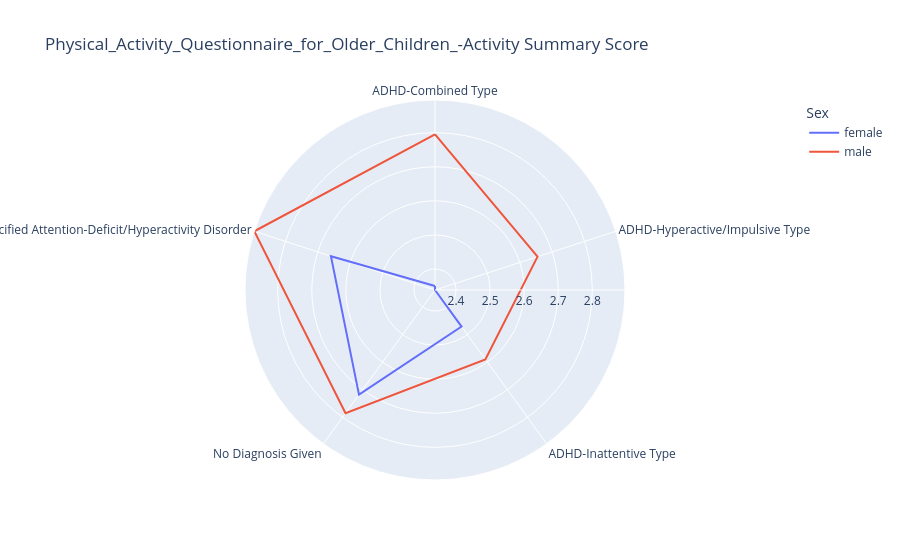
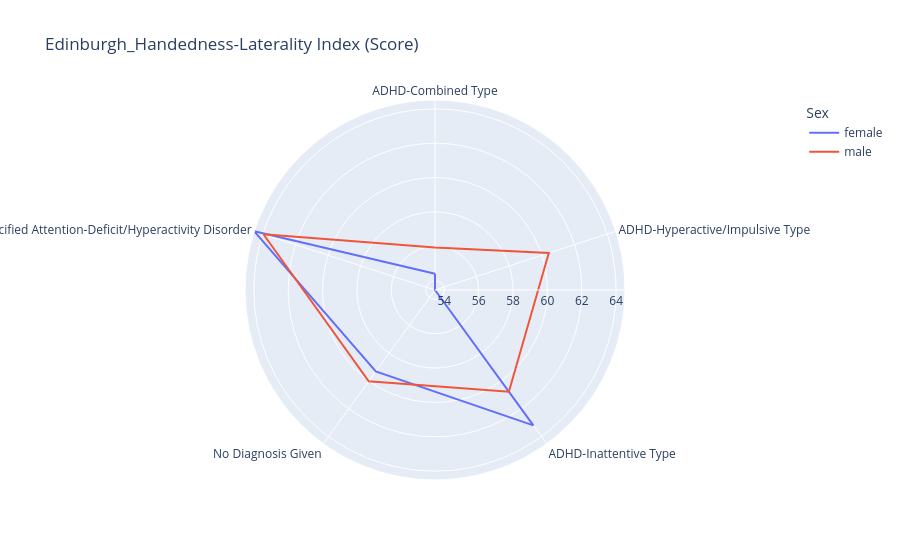
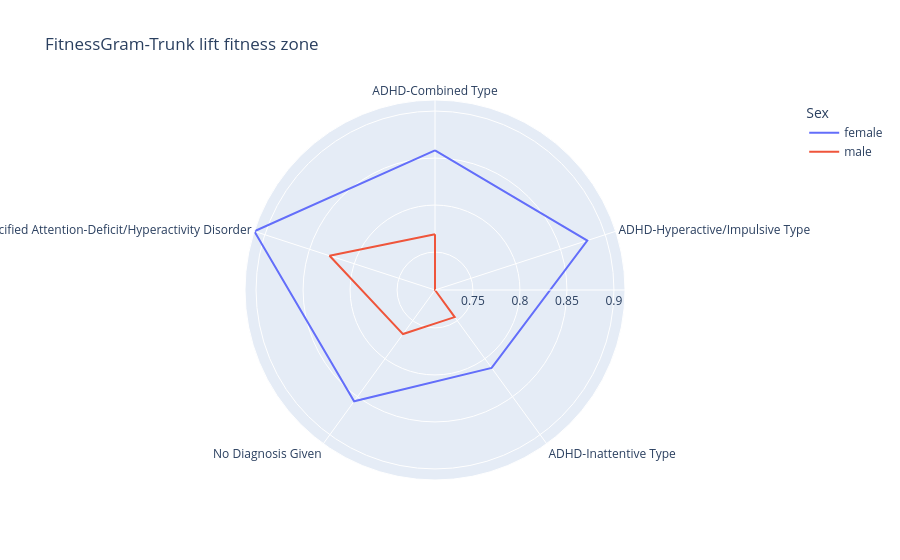
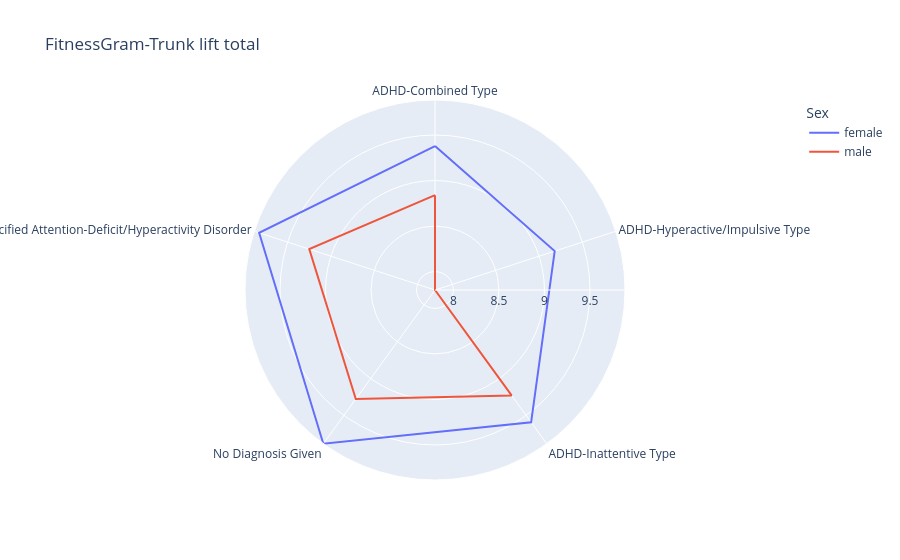

The cell these charts' notebook holds for them, in order:
### Markdown cell above
## Physical Fitness and Status

### Code cell
df = get_data(domain='Physical_Fitness_and_Status')

#for name, group in df.groupby(['Question']):
    
 #   measure = group['measure'].unique()[0]
    
  #  fig = sns.barplot(data=group, x='Question', y='Scores', hue='DX_01')
  #  plt.legend(loc='center left', bbox_to_anchor=(1, 0.5))
   # plt.xticks([]);
   # plt.xlabel('')
   # plt.title(f'{measure}-{name}')
   # plt.show()

for name, group in df.groupby(['Question']):
    
    measure = group['measure'].unique()[0]

    tmp = group.groupby(['DX_01', 'Sex']).mean().reset_index()

    fig = px.line_polar(tmp, r="Scores", 
                        theta="DX_01", 
                        color="Sex", 
                        line_close=True, 
                        title=f'{measure}-{name}',
                        range_r=[tmp['Scores'].min(), tmp['Scores'].max()]
                       ) 
    fig.show()

### Figure 1 — Plotly figure (JSON) as saved in the notebook; plotly's stock layout.template omitted (floating-point values rounded to 4 significant figures)
{"data": [{"hovertemplate": "Sex=female<br>Scores=%{r}<br>DX_01=%{theta}<extra></extra>", "legendgroup": "female", "line": {"color": "#636efa", "dash": "solid"}, "marker": {"symbol": "circle"}, "mode": "lines", "name": "female", "r": [2.35, 2.338, 2.471, 2.718, 2.659, 2.35], "showlegend": true, "subplot": "polar", "theta": ["ADHD-Combined Type", "ADHD-Hyperactive/Impulsive Type", "ADHD-Inattentive Type", "No Diagnosis Given", "Other Specified Attention-Deficit/Hyperactivity Disorder", "ADHD-Combined Type"], "type": "scatterpolar"}, {"hovertemplate": "Sex=male<br>Scores=%{r}<br>DX_01=%{theta}<extra></extra>", "legendgroup": "male", "line": {"color": "#EF553B", "dash": "solid"}, "marker": {"symbol": "circle"}, "mode": "lines", "name": "male", "r": [2.795, 2.655, 2.59, 2.785, 2.896, 2.795], "showlegend": true, "subplot": "polar", "theta": ["ADHD-Combined Type", "ADHD-Hyperactive/Impulsive Type", "ADHD-Inattentive Type", "No Diagnosis Given", "Other Specified Attention-Deficit/Hyperactivity Disorder", "ADHD-Combined Type"], "type": "scatterpolar"}], "layout": {"legend": {"title": {"text": "Sex"}, "tracegroupgap": 0}, "polar": {"angularaxis": {"direction": "clockwise", "rotation": 90}, "domain": {"x": [0, 1], "y": [0, 1]}, "radialaxis": {"range": [2.338, 2.896]}}, "title": {"text": "Physical_Activity_Questionnaire_for_Older_Children_-Activity Summary Score"}}}

### Figure 2 — Plotly figure (JSON) as saved in the notebook; plotly's stock layout.template omitted (floating-point values rounded to 4 significant figures)
{"data": [{"hovertemplate": "Sex=female<br>Scores=%{r}<br>DX_01=%{theta}<extra></extra>", "legendgroup": "female", "line": {"color": "#636efa", "dash": "solid"}, "marker": {"symbol": "circle"}, "mode": "lines", "name": "female", "r": [54.4, 53.46, 63.19, 59.32, 64.52, 54.4], "showlegend": true, "subplot": "polar", "theta": ["ADHD-Combined Type", "ADHD-Hyperactive/Impulsive Type", "ADHD-Inattentive Type", "No Diagnosis Given", "Other Specified Attention-Deficit/Hyperactivity Disorder", "ADHD-Combined Type"], "type": "scatterpolar"}, {"hovertemplate": "Sex=male<br>Scores=%{r}<br>DX_01=%{theta}<extra></extra>", "legendgroup": "male", "line": {"color": "#EF553B", "dash": "solid"}, "marker": {"symbol": "circle"}, "mode": "lines", "name": "male", "r": [55.93, 60.42, 60.77, 60.02, 63.96, 55.93], "showlegend": true, "subplot": "polar", "theta": ["ADHD-Combined Type", "ADHD-Hyperactive/Impulsive Type", "ADHD-Inattentive Type", "No Diagnosis Given", "Other Specified Attention-Deficit/Hyperactivity Disorder", "ADHD-Combined Type"], "type": "scatterpolar"}], "layout": {"legend": {"title": {"text": "Sex"}, "tracegroupgap": 0}, "polar": {"angularaxis": {"direction": "clockwise", "rotation": 90}, "domain": {"x": [0, 1], "y": [0, 1]}, "radialaxis": {"range": [53.46, 64.52]}}, "title": {"text": "Edinburgh_Handedness-Laterality Index (Score)"}}}

### Figure 3 — Plotly figure (JSON) as saved in the notebook; plotly's stock layout.template omitted (floating-point values rounded to 4 significant figures)
{"data": [{"hovertemplate": "Sex=female<br>Scores=%{r}<br>DX_01=%{theta}<extra></extra>", "legendgroup": "female", "line": {"color": "#636efa", "dash": "solid"}, "marker": {"symbol": "circle"}, "mode": "lines", "name": "female", "r": [0.8582, 0.88, 0.8122, 0.8561, 0.9118, 0.8582], "showlegend": true, "subplot": "polar", "theta": ["ADHD-Combined Type", "ADHD-Hyperactive/Impulsive Type", "ADHD-Inattentive Type", "No Diagnosis Given", "Other Specified Attention-Deficit/Hyperactivity Disorder", "ADHD-Combined Type"], "type": "scatterpolar"}, {"hovertemplate": "Sex=male<br>Scores=%{r}<br>DX_01=%{theta}<extra></extra>", "legendgroup": "male", "line": {"color": "#EF553B", "dash": "solid"}, "marker": {"symbol": "circle"}, "mode": "lines", "name": "male", "r": [0.7691, 0.7097, 0.7453, 0.7676, 0.8276, 0.7691], "showlegend": true, "subplot": "polar", "theta": ["ADHD-Combined Type", "ADHD-Hyperactive/Impulsive Type", "ADHD-Inattentive Type", "No Diagnosis Given", "Other Specified Attention-Deficit/Hyperactivity Disorder", "ADHD-Combined Type"], "type": "scatterpolar"}], "layout": {"legend": {"title": {"text": "Sex"}, "tracegroupgap": 0}, "polar": {"angularaxis": {"direction": "clockwise", "rotation": 90}, "domain": {"x": [0, 1], "y": [0, 1]}, "radialaxis": {"range": [0.7097, 0.9118]}}, "title": {"text": "FitnessGram-Trunk lift fitness zone"}}}

### Figure 4 — Plotly figure (JSON) as saved in the notebook; plotly's stock layout.template omitted (floating-point values rounded to 4 significant figures)
{"data": [{"hovertemplate": "Sex=female<br>Scores=%{r}<br>DX_01=%{theta}<extra></extra>", "legendgroup": "female", "line": {"color": "#636efa", "dash": "solid"}, "marker": {"symbol": "circle"}, "mode": "lines", "name": "female", "r": [9.378, 9.18, 9.594, 9.884, 9.829, 9.378], "showlegend": true, "subplot": "polar", "theta": ["ADHD-Combined Type", "ADHD-Hyperactive/Impulsive Type", "ADHD-Inattentive Type", "No Diagnosis Given", "Other Specified Attention-Deficit/Hyperactivity Disorder", "ADHD-Combined Type"], "type": "scatterpolar"}, {"hovertemplate": "Sex=male<br>Scores=%{r}<br>DX_01=%{theta}<extra></extra>", "legendgroup": "male", "line": {"color": "#EF553B", "dash": "solid"}, "marker": {"symbol": "circle"}, "mode": "lines", "name": "male", "r": [8.84, 7.798, 9.229, 9.278, 9.25, 8.84], "showlegend": true, "subplot": "polar", "theta": ["ADHD-Combined Type", "ADHD-Hyperactive/Impulsive Type", "ADHD-Inattentive Type", "No Diagnosis Given", "Other Specified Attention-Deficit/Hyperactivity Disorder", "ADHD-Combined Type"], "type": "scatterpolar"}], "layout": {"legend": {"title": {"text": "Sex"}, "tracegroupgap": 0}, "polar": {"angularaxis": {"direction": "clockwise", "rotation": 90}, "domain": {"x": [0, 1], "y": [0, 1]}, "radialaxis": {"range": [7.798, 9.884]}}, "title": {"text": "FitnessGram-Trunk lift total"}}}
